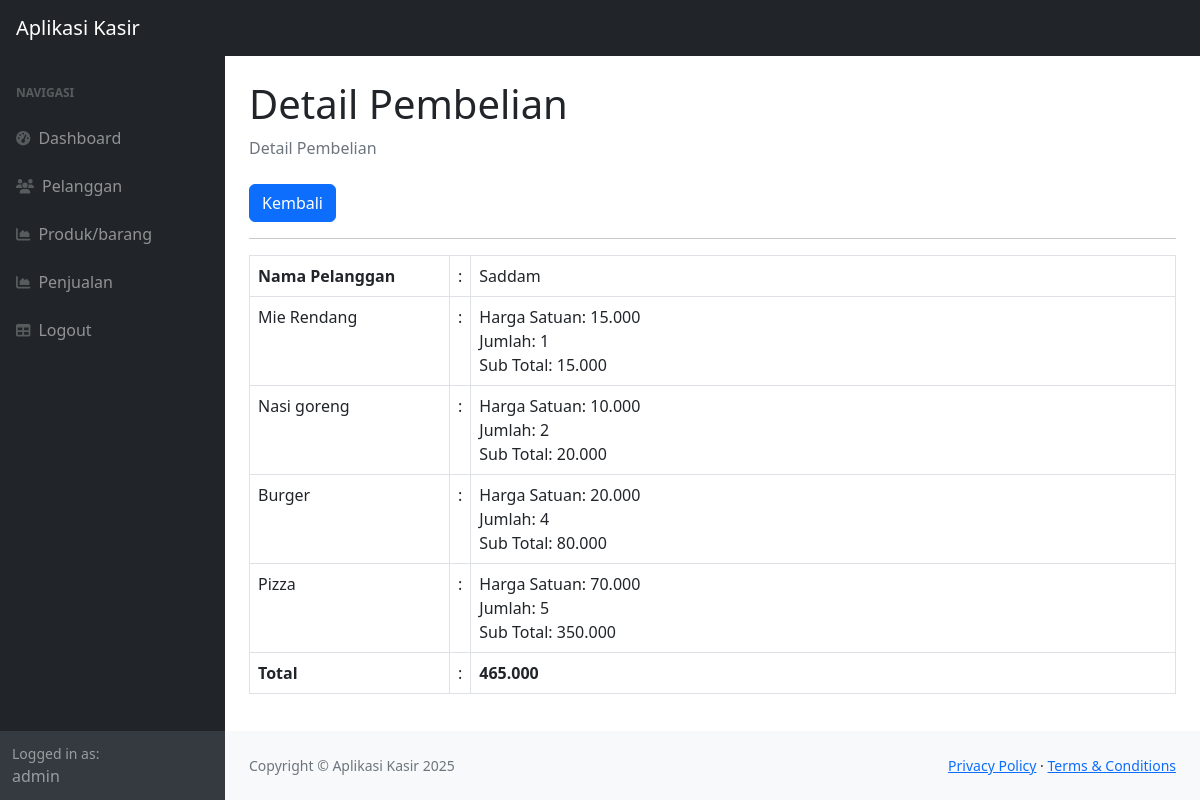
Page /index.php?page=pembelian_detail&&id=2 (signed in) on the committed database.
### tables this page shows
CREATE TABLE `penjualan` (
  `id_penjualan` int(11) NOT NULL,
  `tanggal_penjualan` date NOT NULL,
  `total_harga` int(11) NOT NULL,
  `id_pelanggan` int(11) NOT NULL
);

CREATE TABLE `pelanggan` (
  `id_pelanggan` int(11) NOT NULL,
  `nama_pelanggan` varchar(255) DEFAULT NULL,
  `alamat` text DEFAULT NULL,
  `no_telepon` varchar(255) DEFAULT NULL
);

CREATE TABLE `detail_penjualan` (
  `id_detail` int(11) NOT NULL,
  `id_penjualan` int(11) DEFAULT NULL,
  `id_produk` int(11) DEFAULT NULL,
  `jumlah_produk` int(11) DEFAULT NULL,
  `sub_total` int(11) DEFAULT NULL
);

CREATE TABLE `produk` (
  `id_produk` int(11) NOT NULL,
  `nama_produk` varchar(255) NOT NULL,
  `harga` int(11) NOT NULL,
  `stock` int(11) NOT NULL
);

### pembelian_detail.php (the view)
<?php
$id = $_GET['id'];
$query = mysqli_query($koneksi, "SELECT * FROM penjualan LEFT JOIN pelanggan ON pelanggan.id_pelanggan = penjualan.id_pelanggan WHERE id_penjualan = $id");
$data = mysqli_fetch_array($query);
?>
<div class="container-fluid px-4">
    <h1 class="mt-4">Detail Pembelian</h1>
    <ol class="breadcrumb mb-4">
        <li class="breadcrumb-item active">Detail Pembelian</li>
    </ol>
    <a href="?page=pembelian" class="btn btn-primary">Kembali</a>
    <hr>
    <table class="table table-bordered">
        <tr>
            <th width="200">Nama Pelanggan</th>
            <td width="1">:</td>
            <td><?= $data['nama_pelanggan']; ?></td>
        </tr>
        <?php
        $pro = mysqli_query($koneksi, "SELECT * FROM detail_penjualan LEFT JOIN produk ON produk.id_produk = detail_penjualan.id_produk WHERE id_penjualan = $id");
        $total = 0;
        while ($produk = mysqli_fetch_array($pro)) {
            $total += $produk['sub_total'];
        ?>
        <tr>
            <td><?= $produk['nama_produk']; ?></td>
            <td>:</td>
            <td>
                Harga Satuan: <?= number_format($produk['harga'], 0, ',', '.'); ?><br>
                Jumlah: <?= $produk['jumlah_produk']; ?><br>
                Sub Total: <?= number_format($produk['sub_total'], 0, ',', '.'); ?>
            </td>
        </tr>
        <?php
        }
        ?>
        <tr>
            <th>Total</th>
            <td>:</td>
            <td><strong><?= number_format($total, 0, ',', '.'); ?></strong></td>
        </tr>
    </table>
</div>

### index.php (shortened to what this page needs)
<!DOCTYPE html>
<html lang="en">
<head>
    <link href="https://cdn.jsdelivr.net/npm/simple-datatables@7.1.2/dist/style.min.css" rel="stylesheet" />
    <link href="css/styles.css" rel="stylesheet" />
</head>
<body class="sb-nav-fixed">
    <nav class="sb-topnav navbar navbar-expand navbar-dark bg-dark">
        <a class="navbar-brand ps-3" href="index.html">Aplikasi Kasir</a>
    </nav>
    <div id="layoutSidenav">
        <div id="layoutSidenav_nav">
            <nav class="sb-sidenav accordion sb-sidenav-dark" id="sidenavAccordion">
                <div class="sb-sidenav-menu">
                    <div class="nav">
                        <div class="sb-sidenav-menu-heading">Navigasi</div>
                        <a class="nav-link" href="index.php">
                            <div class="sb-nav-link-icon"><i class="fas fa-tachometer-alt"></i></div>
                            Dashboard
                        </a>
                        <a class="nav-link" href="?page=pelanggan">
                            <div class="sb-nav-link-icon"><i class="fas fa-users"></i></div>
                            Pelanggan
                        </a>
                        <a class="nav-link" href="?page=produk">
                            <div class="sb-nav-link-icon"><i class="fas fa-chart-area"></i></div>
                            Produk/barang
                        </a>
                        <a class="nav-link" href="?page=pembelian">
                            <div class="sb-nav-link-icon"><i class="fas fa-chart-area"></i></div>
                            Penjualan
                        </a>
                        <a class="nav-link" href="logout.php">
                            <div class="sb-nav-link-icon"><i class="fas fa-table"></i></div>
                            Logout
                        </a>
                    </div>
                </div>
                <div class="sb-sidenav-footer">
                    <div class="small">Logged in as:</div>
                    <?= $_SESSION['user']['nama']; ?>
                </div>
            </nav>
        </div>
        <div id="layoutSidenav_content">
            <main>
                <?php
                $page = isset($_GET['page']) ? $_GET['page'] : 'home';
                include $page . '.php';
                ?>
            </main>
            <footer class="py-4 bg-light mt-auto">
                <div class="container-fluid px-4">
                    <div class="d-flex align-items-center justify-content-between small">
                        <div class="text-muted">Copyright &copy; Aplikasi Kasir 2025</div>
                        <div>
                            <a href="#">Privacy Policy</a>
                            &middot;
                            <a href="#">Terms &amp; Conditions</a>
                        </div>
                    </div>
                </div>
            </footer>
        </div>
    </div>
</body>
</html>

### rows in the picture
penjualan: id_pelanggan.nama_pelanggan "Saddam"
detail_penjualan: id_produk.nama_produk "Mie Rendang", id_produk.harga "15.000", jumlah_produk "1", sub_total "15.000"
detail_penjualan: id_produk.nama_produk "Nasi goreng", id_produk.harga "10.000", jumlah_produk "2", sub_total "20.000"
detail_penjualan: id_produk.nama_produk "Burger", id_produk.harga "20.000", jumlah_produk "4", sub_total "80.000"
detail_penjualan: id_produk.nama_produk "Pizza", id_produk.harga "70.000", jumlah_produk "5", sub_total "350.000"

### other values in the picture
$_SESSION['user']['nama'] "admin"
$total "465.000"
